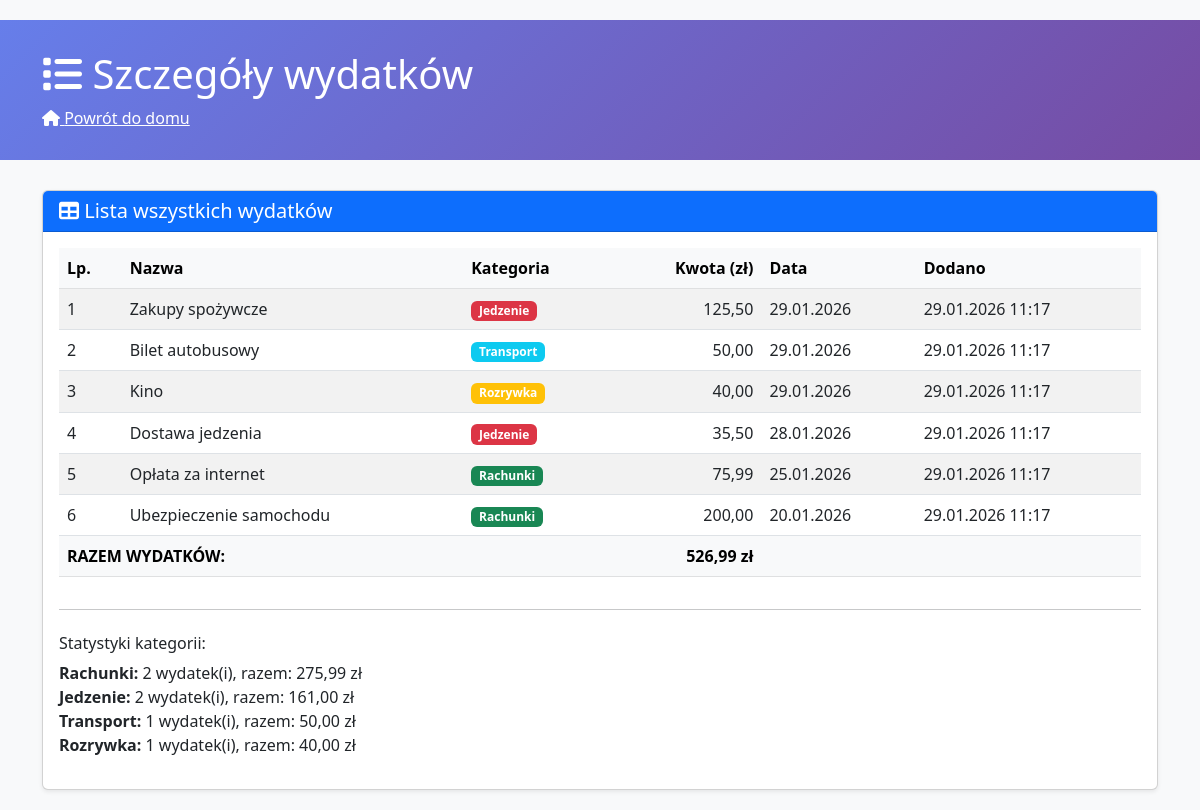
/szczegoly.php, run on the app's committed database.
### tables this page shows
CREATE TABLE IF NOT EXISTS wydatki (
    id INT PRIMARY KEY AUTO_INCREMENT,
    nazwa VARCHAR(100) NOT NULL COMMENT 'Nazwa wydatku',
    kwota DECIMAL(10, 2) NOT NULL COMMENT 'Kwota wydatku w zł',
    kategoria VARCHAR(50) NOT NULL COMMENT 'Kategoria: Jedzenie, Transport, Rozrywka, Rachunki, Inne',
    data_wydatku DATE NOT NULL COMMENT 'Data wydatku',
    created_at TIMESTAMP DEFAULT CURRENT_TIMESTAMP COMMENT 'Czas dodania rekordu'
);

### szczegoly.php (the view, shortened to what this page needs)
<!DOCTYPE html>
<html lang="pl">
<head>
    <link href="https://cdn.jsdelivr.net/npm/bootstrap@5.3.0/dist/css/bootstrap.min.css" rel="stylesheet">
    <link rel="stylesheet" href="https://cdnjs.cloudflare.com/ajax/libs/font-awesome/6.4.0/css/all.min.css">
</head>
<body>
    <div class="header">
        <div class="container">
            <h1><i class="fas fa-list"></i> Szczegóły wydatków</h1>
            <p class="mb-0"><a href="index.php" class="text-white"><i class="fas fa-home"></i> Powrót do domu</a></p>
        </div>
    </div>
    <div class="container">
        <div class="row">
            <div class="col-12">
                <div class="card shadow-sm">
                    <div class="card-header bg-primary text-white">
                        <h5 class="mb-0"><i class="fas fa-table"></i> Lista wszystkich wydatków</h5>
                    </div>
                    <div class="card-body">
                        <?php
                        require_once 'db.php';
                        try {
                            $sql = "SELECT id, nazwa, kwota, kategoria, data_wydatku, created_at
                                    FROM wydatki
                                    ORDER BY data_wydatku DESC, created_at DESC";
                            $stmt = $pdo->query($sql);
                            $wydatki = $stmt->fetchAll();
                            if (empty($wydatki)) {
                                echo '<div class="alert alert-info" role="alert">
                                        <i class="fas fa-info-circle"></i> Brak zapisanych wydatków.
                                        <a href="index.php">Dodaj pierwszy wydatek</a>
                                      </div>';
                            } else {
                                $kolory_kategorii = [
                                    'Jedzenie' => 'danger',
                                    'Transport' => 'info',
                                    'Rozrywka' => 'warning',
                                    'Rachunki' => 'success',
                                    'Inne' => 'secondary'
                                ];
                                echo '<div class="table-responsive">
                                      <table class="table table-hover table-striped">
                                        <thead class="table-light">
                                          <tr>
                                            <th>Lp.</th>
                                            <th>Nazwa</th>
                                            <th>Kategoria</th>
                                            <th class="text-end">Kwota (zł)</th>
                                            <th>Data</th>
                                            <th>Dodano</th>
                                          </tr>
                                        </thead>
                                        <tbody>';
                                $suma = 0;
                                foreach ($wydatki as $index => $wydatek) {
                                    $kolor = $kolory_kategorii[$wydatek['kategoria']] ?? 'secondary';
                                    $suma += $wydatek['kwota'];
                                    echo '<tr>
                                            <td>' . ($index + 1) . '</td>
                                            <td>' . htmlspecialchars($wydatek['nazwa']) . '</td>
                                            <td>
                                              <span class="badge bg-' . $kolor . '">
                                                ' . htmlspecialchars($wydatek['kategoria']) . '
                                              </span>
                                            </td>
                                            <td class="text-end font-weight-bold">' . number_format($wydatek['kwota'], 2, ',', ' ') . '</td>
                                            <td>' . date('d.m.Y', strtotime($wydatek['data_wydatku'])) . '</td>
                                            <td>' . date('d.m.Y H:i', strtotime($wydatek['created_at'])) . '</td>
                                          </tr>';
                                }
                                echo '  </tbody>
                                      <tfoot class="table-light fw-bold">
                                        <tr>
                                          <td colspan="3">RAZEM WYDATKÓW:</td>
                                          <td class="text-end">' . number_format($suma, 2, ',', ' ') . ' zł</td>
                                          <td colspan="2"></td>
                                        </tr>
                                      </tfoot>
                                    </table>
                                </div>';
                                echo '<hr>';
                                echo '<div class="row mt-4">
                                        <div class="col-md-6">
                                          <h6>Statystyki kategorii:</h6>
                                          <ul class="list-unstyled">';
                                $stat_sql = "SELECT kategoria, COUNT(*) as liczba, SUM(kwota) as suma
                                            FROM wydatki
                                            GROUP BY kategoria
                                            ORDER BY suma DESC";
                                $stat_stmt = $pdo->query($stat_sql);
                                $statystyki = $stat_stmt->fetchAll();
                                foreach ($statystyki as $stat) {
                                    echo '<li>
                                            <strong>' . htmlspecialchars($stat['kategoria']) . ':</strong>
                                            ' . $stat['liczba'] . ' wydatek(i),
                                            razem: ' . number_format($stat['suma'], 2, ',', ' ') . ' zł
                                          </li>';
                                }
                                echo '    </ul>
                                        </div>
                                      </div>';
                            }
                        } catch (PDOException $e) {
                            echo '<div class="alert alert-danger" role="alert">
                                    <strong>Błąd:</strong> ' . htmlspecialchars($e->getMessage()) . '
                                  </div>';
                        }
                        ?>
                    </div>
                </div>
            </div>
        </div>
    </div>
</body>
</html>

### szczegoly.php (style rules this page uses)
body { background-color: #f8f9fa; padding: 20px 0; }
.header { background: linear-gradient(135deg, #667eea 0%, #764ba2 100%); color: white; padding: 30px 0; margin-bottom: 30px; }

### data on the page
wydatki: nazwa "Zakupy spożywcze", kategoria "Jedzenie", kwota "125,50", data_wydatku "29.01.2026", created_at "29.01.2026 11:17"
wydatki: nazwa "Bilet autobusowy", kategoria "Transport", kwota "50,00", data_wydatku "29.01.2026", created_at "29.01.2026 11:17"
wydatki: nazwa "Kino", kategoria "Rozrywka", kwota "40,00", data_wydatku "29.01.2026", created_at "29.01.2026 11:17"
wydatki: nazwa "Dostawa jedzenia", kategoria "Jedzenie", kwota "35,50", data_wydatku "28.01.2026", created_at "29.01.2026 11:17"
wydatki: nazwa "Opłata za internet", kategoria "Rachunki", kwota "75,99", data_wydatku "25.01.2026", created_at "29.01.2026 11:17"
wydatki: nazwa "Ubezpieczenie samochodu", kategoria "Rachunki", kwota "200,00", data_wydatku "20.01.2026", created_at "29.01.2026 11:17"

### other printed values
$suma "526,99"
$stat['kategoria'] "Rachunki"
$stat['liczba'] "2"
$stat['suma'] "275,99"
$stat['kategoria'] "Jedzenie"
$stat['suma'] "161,00"
$stat['kategoria'] "Transport"
$stat['liczba'] "1"
$stat['suma'] "50,00"
$stat['kategoria'] "Rozrywka"
$stat['suma'] "40,00"
